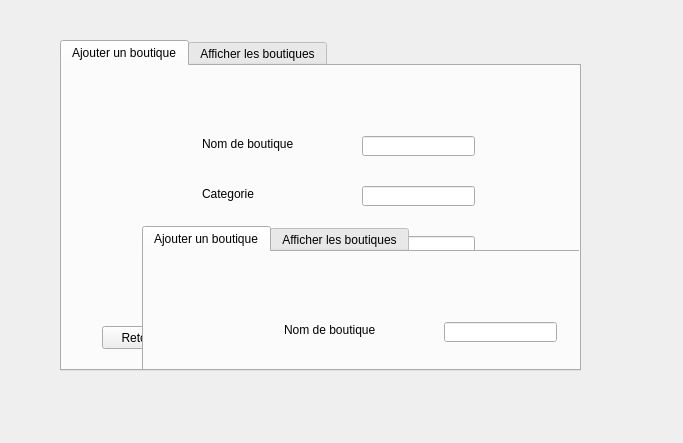
<?xml version="1.0" encoding="UTF-8"?>
<ui version="4.0">
 <class>boutiques</class>
 <widget class="QWidget" name="boutiques">
  <property name="geometry">
   <rect>
    <x>0</x>
    <y>0</y>
    <width>683</width>
    <height>443</height>
   </rect>
  </property>
  <property name="windowTitle">
   <string>Form</string>
  </property>
  <widget class="QTabWidget" name="tabWidget">
   <property name="geometry">
    <rect>
     <x>60</x>
     <y>40</y>
     <width>521</width>
     <height>331</height>
    </rect>
   </property>
   <property name="styleSheet">
    <string notr="true"/>
   </property>
   <property name="currentIndex">
    <number>0</number>
   </property>
   <widget class="QWidget" name="tab">
    <attribute name="title">
     <string>Ajouter un boutique</string>
    </attribute>
    <widget class="QLabel" name="Nboutique">
     <property name="geometry">
      <rect>
       <x>140</x>
       <y>70</y>
       <width>91</width>
       <height>16</height>
      </rect>
     </property>
     <property name="text">
      <string>Nom de boutique</string>
     </property>
    </widget>
    <widget class="QLabel" name="Cboutique">
     <property name="geometry">
      <rect>
       <x>140</x>
       <y>120</y>
       <width>101</width>
       <height>16</height>
      </rect>
     </property>
     <property name="text">
      <string>Categorie</string>
     </property>
    </widget>
    <widget class="QLabel" name="Sboutique">
     <property name="geometry">
      <rect>
       <x>140</x>
       <y>170</y>
       <width>81</width>
       <height>16</height>
      </rect>
     </property>
     <property name="text">
      <string>Stand</string>
     </property>
    </widget>
    <widget class="QLineEdit" name="lineEdit_nb">
     <property name="geometry">
      <rect>
       <x>300</x>
       <y>70</y>
       <width>113</width>
       <height>20</height>
      </rect>
     </property>
    </widget>
    <widget class="QLineEdit" name="lineEdit_cb">
     <property name="geometry">
      <rect>
       <x>300</x>
       <y>120</y>
       <width>113</width>
       <height>20</height>
      </rect>
     </property>
    </widget>
    <widget class="QLineEdit" name="lineEdit_sb">
     <property name="geometry">
      <rect>
       <x>300</x>
       <y>170</y>
       <width>113</width>
       <height>20</height>
      </rect>
     </property>
    </widget>
    <widget class="QPushButton" name="pb_ajouter">
     <property name="geometry">
      <rect>
       <x>400</x>
       <y>260</y>
       <width>75</width>
       <height>23</height>
      </rect>
     </property>
     <property name="text">
      <string>Ajouter</string>
     </property>
    </widget>
    <widget class="QPushButton" name="pb_annuler">
     <property name="geometry">
      <rect>
       <x>40</x>
       <y>260</y>
       <width>75</width>
       <height>23</height>
      </rect>
     </property>
     <property name="text">
      <string>Retour</string>
     </property>
    </widget>
    <widget class="QTabWidget" name="tabWidget_2">
     <property name="geometry">
      <rect>
       <x>80</x>
       <y>160</y>
       <width>521</width>
       <height>331</height>
      </rect>
     </property>
     <property name="styleSheet">
      <string notr="true"/>
     </property>
     <property name="currentIndex">
      <number>0</number>
     </property>
     <widget class="QWidget" name="tab_3">
      <attribute name="title">
       <string>Ajouter un boutique</string>
      </attribute>
      <widget class="QLabel" name="Nboutique_2">
       <property name="geometry">
        <rect>
         <x>140</x>
         <y>70</y>
         <width>91</width>
         <height>16</height>
        </rect>
       </property>
       <property name="text">
        <string>Nom de boutique</string>
       </property>
      </widget>
      <widget class="QLabel" name="Cboutique_2">
       <property name="geometry">
        <rect>
         <x>140</x>
         <y>120</y>
         <width>101</width>
         <height>16</height>
        </rect>
       </property>
       <property name="text">
        <string>Categorie</string>
       </property>
      </widget>
      <widget class="QLabel" name="Sboutique_2">
       <property name="geometry">
        <rect>
         <x>140</x>
         <y>170</y>
         <width>81</width>
         <height>16</height>
        </rect>
       </property>
       <property name="text">
        <string>Stand</string>
       </property>
      </widget>
      <widget class="QLineEdit" name="lineEdit_nb_2">
       <property name="geometry">
        <rect>
         <x>300</x>
         <y>70</y>
         <width>113</width>
         <height>20</height>
        </rect>
       </property>
      </widget>
      <widget class="QLineEdit" name="lineEdit_cb_2">
       <property name="geometry">
        <rect>
         <x>300</x>
         <y>120</y>
         <width>113</width>
         <height>20</height>
        </rect>
       </property>
      </widget>
      <widget class="QLineEdit" name="lineEdit_sb_2">
       <property name="geometry">
        <rect>
         <x>300</x>
         <y>170</y>
         <width>113</width>
         <height>20</height>
        </rect>
       </property>
      </widget>
      <widget class="QPushButton" name="pb_ajouter_2">
       <property name="geometry">
        <rect>
         <x>400</x>
         <y>260</y>
         <width>75</width>
         <height>23</height>
        </rect>
       </property>
       <property name="text">
        <string>Ajouter</string>
       </property>
      </widget>
      <widget class="QPushButton" name="pb_annuler_2">
       <property name="geometry">
        <rect>
         <x>40</x>
         <y>260</y>
         <width>75</width>
         <height>23</height>
        </rect>
       </property>
       <property name="text">
        <string>Retour</string>
       </property>
      </widget>
     </widget>
     <widget class="QWidget" name="tab_4">
      <attribute name="title">
       <string>Afficher les boutiques</string>
      </attribute>
      <widget class="QTableView" name="tabetudiant_2">
       <property name="geometry">
        <rect>
         <x>100</x>
         <y>40</y>
         <width>331</width>
         <height>231</height>
        </rect>
       </property>
      </widget>
     </widget>
    </widget>
   </widget>
   <widget class="QWidget" name="tab_2">
    <attribute name="title">
     <string>Afficher les boutiques</string>
    </attribute>
    <widget class="QTableView" name="tabetudiant">
     <property name="geometry">
      <rect>
       <x>100</x>
       <y>40</y>
       <width>331</width>
       <height>231</height>
      </rect>
     </property>
    </widget>
   </widget>
  </widget>
 </widget>
 <resources/>
 <connections/>
</ui>
